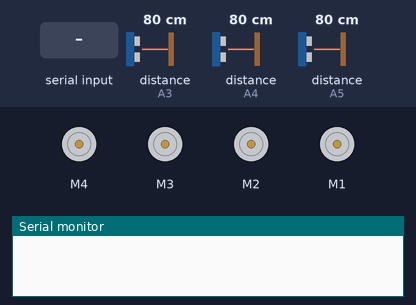
A sketch run on a simulated Arduino Uno, built with avr-gcc and run on an emulated ATmega328P. Shown: 4 × DC motor (green arrow = forward, orange = backward, longer = faster), the last lines printed to the serial monitor. Wiring (inferred from the names in the program): 3 × ultrasonic range finder: trigger A0, echo A3 / trigger A1, echo A4 / trigger A2, echo A5. The inputs (shaded band) are chosen by the test bench; at power-on: distance to the obstacle (sensors on A3, A4, A5) 80 cm. The echo pulse lasts 58.3 µs per cm.

Above: at 1.2 s.
1.3 s: "left" received over Serial
At 2.2 s:
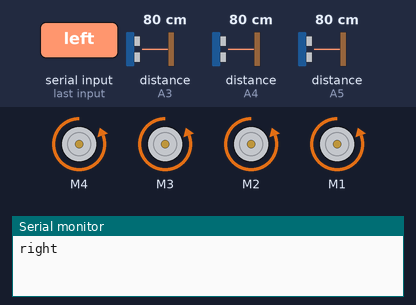
2.9 s: "backward" received over Serial
At 3.5 s:
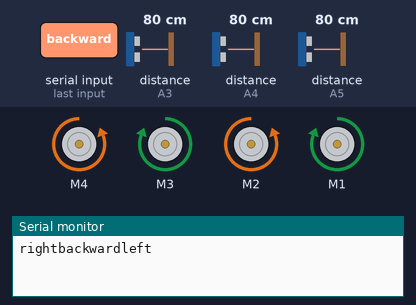
4.4 s: "forward" received over Serial
At 5.7 s:
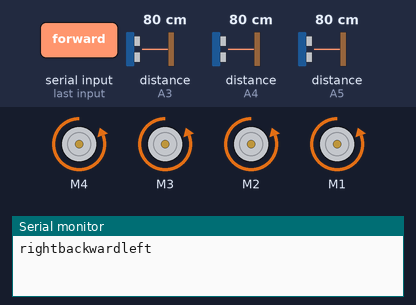
Timing chart, 0 to 7.4 s (numbered marks = the images above; inputs shaded):
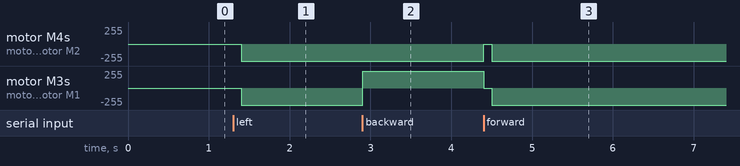

Measured:
- after the input at 1.3 s, motor M4, motor M3, motor M2, motor M1: stopped → backward 255/255 after 0.10 s
- after the input at 2.9 s, motor M3, motor M1: backward 255/255 → forward 255/255 at once
- after the input at 4.4 s, motor M4, motor M2: backward 255/255 → stopped at once, → backward 255/255 0.10 s later; motor M3, motor M1: forward 255/255 → stopped at once, → backward 255/255 0.10 s later

The sketch:

Sensor_BLEfinal.ino
```cpp
#include <AFMotor.h>

//Define the sensor pins
#define S1Trig A0
#define S2Trig A1
#define S3Trig A2
#define S1Echo A3
#define S2Echo A4
#define S3Echo A5

//Set the speed of the motors
#define Speed 200

AF_DCMotor motor4(4);
AF_DCMotor motor3(3);
AF_DCMotor motor2(2);
AF_DCMotor motor1(1);

byte maxDist = 150;                               //Maximum sensing distance (Objects further than this distance are ignored)
byte stopDist2 = 10;
byte stopDist = 10;                               //Minimum distance from an object to stop in cm
float timeOut = 2*(maxDist+10)/100/340*1000000;   //Maximum time to wait for a return signal

char junk;
String inputString="";

void setup()
{
  Serial.begin(9600);
    //Set the Trig pins as output pins
  pinMode(S1Trig, OUTPUT);
  pinMode(S2Trig, OUTPUT);
  pinMode(S3Trig, OUTPUT);

  //Set the Echo pins as input pins
  pinMode(S1Echo, INPUT);
  pinMode(S2Echo, INPUT);
  pinMode(S3Echo, INPUT);

  //Set initial speed of the motor & stop
  motor4.setSpeed(Speed);
  motor4.run(RELEASE);

  motor3.setSpeed(Speed);
  motor3.run(RELEASE);

  motor2.setSpeed(Speed);
  motor2.run(RELEASE);

  motor1.setSpeed(Speed);
  motor1.run(RELEASE);
}

void switchDir(String dir)
{
  if(dir.equals("forward")){
    motor4.run(FORWARD);
    motor3.run(FORWARD);
    motor2.run(FORWARD);
    motor1.run(FORWARD);
  }
  else if(dir.equals("backward")){
    motor4.run(BACKWARD);
    motor3.run(BACKWARD);
    motor2.run(BACKWARD);
    motor1.run(BACKWARD);
  }
  else if(dir.equals("right")){
    motor4.run(FORWARD);
    motor3.run(BACKWARD);
    motor2.run(FORWARD);
    motor1.run(BACKWARD);
  }
  else if(dir.equals("left")){
    motor4.run(BACKWARD);
    motor3.run(FORWARD);
    motor2.run(BACKWARD);
    motor1.run(FORWARD);
  }
  else if(dir.equals("rightDiagF")){
    motor4.run(FORWARD);
    motor3.run(RELEASE);
    motor2.run(FORWARD);
    motor1.run(RELEASE);
  }
  else if(dir.equals("rightDiagB")){
    motor4.run(BACKWARD);
    motor3.run(RELEASE);
    motor2.run(BACKWARD);
    motor1.run(RELEASE);
  }
  else if(dir.equals("leftDiagF")){
    motor4.run(RELEASE);
    motor3.run(FORWARD);
    motor2.run(RELEASE);
    motor1.run(FORWARD);
  }
  else if(dir.equals("leftDiagB")){
    motor4.run(RELEASE);
    motor3.run(BACKWARD);
    motor2.run(RELEASE);
    motor1.run(BACKWARD);
  }
  else if(dir.equals("concerningR")){
    motor4.run(FORWARD);
    motor3.run(RELEASE);
    motor2.run(RELEASE);
    motor1.run(FORWARD);
  }
  else if(dir.equals("concerningL")){
    motor4.run(RELEASE);
    motor3.run(FORWARD);
    motor2.run(FORWARD);
    motor1.run(RELEASE);
  }
  else if(dir.equals("turnRound")){
    motor4.run(FORWARD);
    motor3.run(BACKWARD);
    motor2.run(BACKWARD);
    motor1.run(FORWARD);
  }
  else if(dir.equals("stop")) {
    motor4.run(RELEASE);
    motor3.run(RELEASE);
    motor2.run(RELEASE);
    motor1.run(RELEASE);
  }
}

void turnAngle(uint8_t angle) {

    motor4.run(RELEASE);
    motor3.run(FORWARD);
    motor2.run(FORWARD);
    motor1.run(RELEASE);
    uint8_t i;
    for (i=0; i<255; i++) {
      setSpeeds(i, i, i, i);
      delay(10);
    }
}

void setSpeeds(uint8_t sp1, uint8_t sp2, uint8_t sp3, uint8_t sp4)
{
    motor4.setSpeed(sp4);
    motor3.setSpeed(sp3);
    motor2.setSpeed(sp2);
    motor1.setSpeed(sp1);
}

void testMotors() {

  uint8_t i;
  // Now change motor direction
  motor4.run(FORWARD);
  motor3.run(FORWARD);
  motor2.run(FORWARD);
  motor1.run(FORWARD);

  // Accelerate from zero to maximum speed
  for (i=0; i<255; i++)
  {
    setSpeeds(i, i, i, i);
    delay(10);
  }

  // Decelerate from maximum speed to zero
  for (i=255; i!=0; i--)
  {
    setSpeeds(i, i, i, i);
    delay(10);
  }

  // Now change motor direction
  motor4.run(BACKWARD);
  motor3.run(BACKWARD);
  motor2.run(BACKWARD);
  motor1.run(BACKWARD);

  // Accelerate from zero to maximum speed
  for (i=0; i<255; i++)
  {
    motor4.setSpeed(i);
    motor3.setSpeed(i);
    motor2.setSpeed(i);
    motor1.setSpeed(i);
    delay(10);
  }

  // Decelerate from maximum speed to zero
  for (i=255; i!=0; i--)
  {
    motor4.setSpeed(i);
    motor3.setSpeed(i);
    motor2.setSpeed(i);
    motor1.setSpeed(i);
    delay(10);
  }

  // Now turn off motor
  motor4.run(RELEASE);
  motor3.run(RELEASE);
  motor2.run(RELEASE);
  motor1.run(RELEASE);
  delay(1000);
}

void loop()
{
  int sensor1 = getDistance(S1Trig, S1Echo);
  int sensor2 = getDistance(S2Trig, S2Echo);
  int sensor3 = getDistance(S3Trig, S3Echo);
  uint8_t i;

  if (Serial.available() > 0) {
    while(Serial.available()){
      char inChar = (char)Serial.read(); //read the input
      inputString += inChar;        //make a string of the characters coming on serial
    }

    junk = Serial.read() ;

    if (inputString == "f") {
      if(sensor2 >= stopDist2){
        // Now change motor direction
        switchDir("forward");
        setSpeeds(200, 200, 200, 200);
        Serial.write("forward");
      }
      else{
        switchDir("stop");
        delay(100);
        switchDir("backward");
      }
     }

    if (inputString == "b") {
      switchDir("backward");
      setSpeeds(255, 255, 255, 255);
      Serial.write("backward");
    }

    if(inputString == "s") {
      switchDir("stop");
      Serial.write("stop");
    }

    if(inputString == "r"){
      if(sensor3 >= stopDist){
        // Now change motor direction
        switchDir("right");
        setSpeeds(255, 255, 255, 255);
        Serial.write("right");
      }
      else{
        switchDir("left");
        setSpeeds(255, 255, 255, 255);
        Serial.write("left");
      }
    }

    if(inputString == "l") {
       if(sensor1 >= stopDist){
        // Now change motor direction
        switchDir("left");
        setSpeeds(255, 255, 255, 255);
        Serial.write("left");
      }
      else{
        switchDir("right");
        setSpeeds(255, 255, 255, 255);
        Serial.write("right");
      }
    }

  inputString = "";
  }
}

  //Get the sensor values
int getDistance(int trig, int echo) {
  //pulse output
  digitalWrite(trig, HIGH);
  delayMicroseconds(10);
  digitalWrite(trig, LOW);
  unsigned long pulseTime = pulseIn(echo, HIGH, timeOut);//Get the pulse
  int distance = (float)pulseTime * 340 / 2 / 10000; //Convert time to the distance
  return distance; // Return the values from the sensor
}

////////////////////////////////////////////////////////////////////////////////

//char junk;
//String inputString="";
//
//void setup()                    // run once, when the sketch starts
//{
// Serial.begin(9600);            // set the baud rate to 9600, same should be of your Serial Monitor
// pinMode(13, OUTPUT);
//}

//void loop()
//{
//  if(Serial.available()){
//  while(Serial.available())
//    {
//      char inChar = (char)Serial.read(); //read the input
//      inputString += inChar;        //make a string of the characters coming on serial
//    }
//    Serial.println(inputString);
//    while (Serial.available() > 0)
//    { junk = Serial.read() ; }      // clear the serial buffer
//    if(inputString == "a"){         //in case of 'a' turn the LED on
//      digitalWrite(13, HIGH);
//    }else if(inputString == "b"){   //incase of 'b' turn the LED off
//      digitalWrite(13, LOW);
//    }
//    inputString = "";
//  }
//}
```
